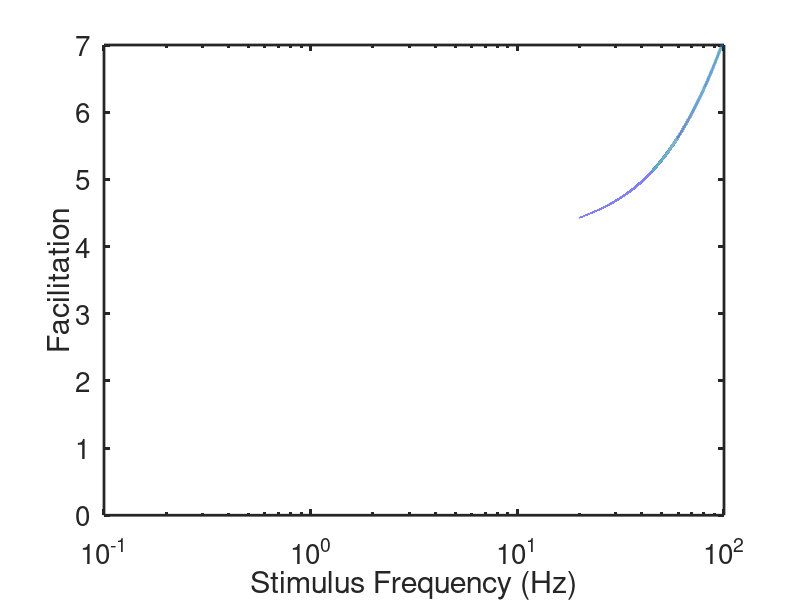

Reproduce this figure in MATLAB.
% facilitation curve
 set(0,                           ...
   'defaultaxesfontsize', 20,   ...
   'defaultaxeslinewidth', 2.0, ...
   'defaultlinelinewidth', 2.0);
tpcp=200;
k1=3.75e-3;
k2=2.5e-3;
k3=5e-4;

km1=4e-4;  %time units are ms
km2=1e-3;
km3=0.1;
K1=km1/k1;
K2 = km2/k2;
K3 = km3/k3;

T=[1/0.186:0.001:10000];
a1=exp(-km1*(T+tpcp/K1));  
a2=exp(-km2*(T+tpcp/K2));
a3=exp(-km3*(T+tpcp/K3));

Fmax = (1./(1-a1)).*(1./(1-a2)).*(1./(1-a3)); 
    

semilogx(1000./T,Fmax)% the factor 1000 is to convert to Hertz  = s^{-1}
xlabel('Stimulus Frequency (Hz)')
ylabel('Facilitation')
axis([0.1 100 0 7])
